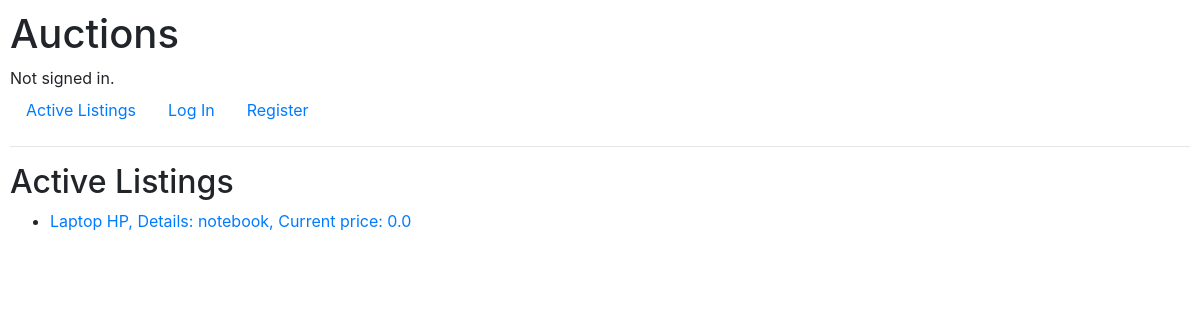
Before: / with the older database file.
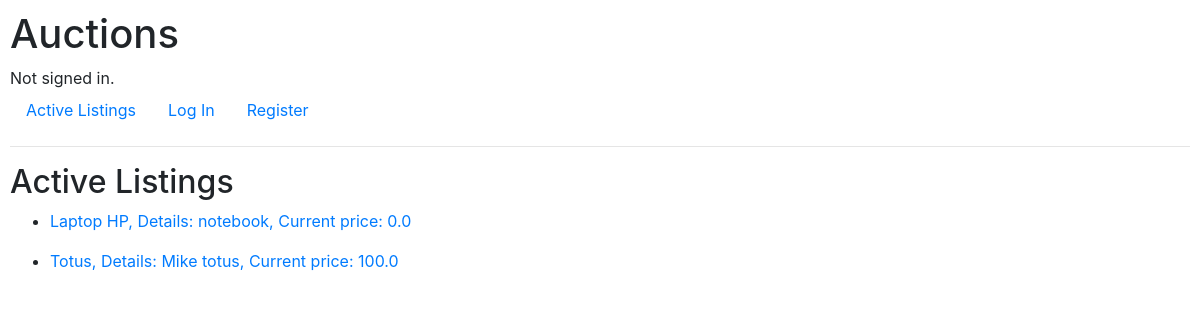
After: the same page with the newer database file.
### auctions/models.py (models this page shows, shortened)
class Listing(models.Model):
    title = models.CharField(max_length=64)
    description = models.TextField(max_length=300)
    starting_price = models.FloatField()
    currency = models.CharField(max_length=4)
    image_url = models.URLField(null=True, blank=True)
    category = models.CharField(max_length=64, null=True, blank=True)
    is_active = models.BooleanField(default=True)
    user = models.ForeignKey(User, on_delete=models.CASCADE, related_name="listings")
    current_price = models.FloatField()

### auctions/views.py (the view)
# urls.py: path("", views.index, name="index"),
def index(request):
    return render(request, "auctions/index.html", {
        "listings": Listing.objects.filter(is_active = True)
    })

### auctions/templates/auctions/index.html
{% extends "auctions/layout.html" %}
{% block body %}
    <h2>Active Listings</h2>
    {% for listing in listings %}
        <ul>
            <li>
                <a href="{% url 'listing' listing.id %}"> {{listing.title}}, Details: {{listing.description}}, Current price: {{ listing.current_price }} </a>
            </li>
        </ul>
    {% endfor %}
{% endblock %}

### auctions/templates/auctions/layout.html (shortened to what this page needs)
{% load static %}
<!DOCTYPE html>
<html lang="en">
    <head>
        <link rel="stylesheet" href="https://stackpath.bootstrapcdn.com/bootstrap/4.4.1/css/bootstrap.min.css">
        <link href="{% static 'auctions/styles.css' %}" rel="stylesheet">
    </head>
    <body>
        <h1>Auctions</h1>
        <div>
            {% if user.is_authenticated %}
                Signed in as <strong>{{ user.username }}</strong>.
            {% else %}
                Not signed in.
            {% endif %}
        </div>
        <ul class="nav">
            <li class="nav-item">
                <a class="nav-link" href="{% url 'index' %}">Active Listings</a>
            </li>
            {% if user.is_authenticated %}
                <li class="nav-item">
                    <a class="nav-link" href="{% url 'logout' %}">Log Out</a>
                </li>
                <li class="nav-item">
                    <a class="nav-link" href="{% url 'new' %}">Create a new Listing</a>
                </li>
                <li class="nav-item">
                    <a class="nav-link" href="{% url 'show_watchlist' %}">My watchlist</a>
                </li>
            {% else %}
                <li class="nav-item">
                    <a class="nav-link" href="{% url 'login' %}">Log In</a>
                </li>
                <li class="nav-item">
                    <a class="nav-link" href="{% url 'register' %}">Register</a>
                </li>
            {% endif %}
        </ul>
        <hr>
        {% block body %}
        {% endblock %}
    </body>
</html>

### auctions/static/auctions/styles.css (style rules this page uses)
body { padding: 10px; }

Changed rows visible on the page:
added Listing: title "Totus", description "Mike totus", current_price "100.0"
